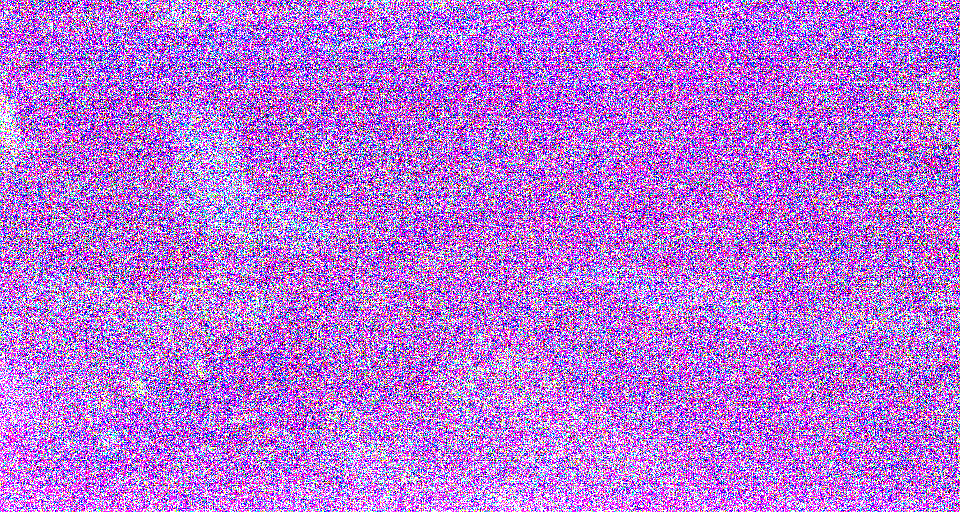
#> input picture figures/P1_input.png, 960 x 512 px; its folder holds only this picture in this run
$ python composite.py P1_input.png P_blk_raw.png
#> lines starting #> are read from the running program, lines starting #| are printed output that depends on the picture
"""Step 3 of the figure recipe: detect the magenta windows in the wireframe
background, paste the real panels into them in reading order, and overlay Times labels.
Usage: python composite.py <background.png> <out_prefix>
"""
import sys, json, numpy as np
from PIL import Image, ImageDraw, ImageFont
from scipy import ndimage

HERE = "paper_tables/figures/workflow"
bg = Image.open(sys.argv[1]).convert("RGB"); out = sys.argv[2]
#> further down, bg is the input picture: PIL image 960x512 RGB; mean R, G, B 181.9, 120.5, 215.2
a = np.array(bg).astype(int)
# pale magenta #FFCCFF with tolerance; also accept the wireframe's exact fill
mask = (abs(a[:, :, 0] - 255) < 25) & (abs(a[:, :, 1] - 204) < 40) & (abs(a[:, :, 2] - 255) < 25)
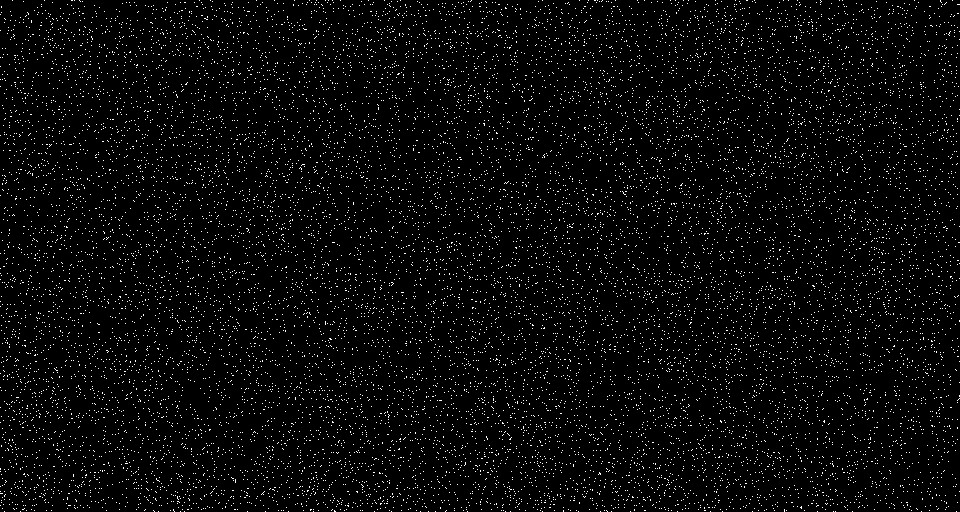
#> mask: shape (512, 960) bool; 3.4% white in thin lines or dots
lab, n = ndimage.label(mask)
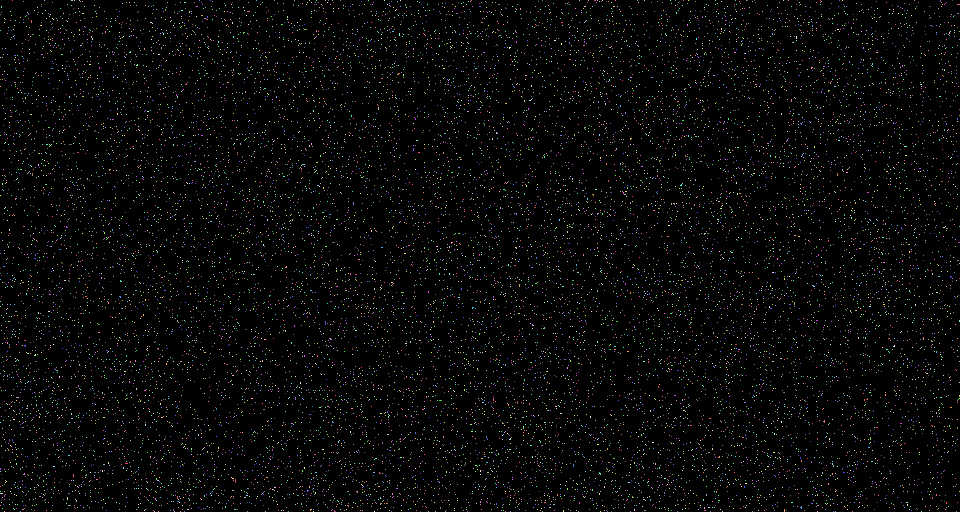
#> lab: shape (512, 960) int32; 15490 distinct labels, from 0 to 15489; one colour per label, 0 black
#> n = 15489
boxes = []
for i in range(1, n + 1):
    ys, xs = np.where(lab == i)
    if len(ys) < 0.002 * mask.size: continue                    # ignore specks
    boxes.append((xs.min(), ys.min(), xs.max(), ys.max()))
#> this loop made 15489 passes
#> (ys, xs) on passes 1 to 3: ([0], [12]), ([0], [44]), ([0, 0], [71, 72])
#> after the loop, boxes = []
print("magenta windows found:", len(boxes), [(b[2]-b[0], b[3]-b[1]) for b in boxes])
#| magenta windows found: 0 []
order = ["P1_input", "P2_output", "P3_gt", "P4_lfres", "F1_rho", "F2_ladder", "F3_kavg"]
KEY = {"P1_input": "P1", "P2_output": "P2", "P3_gt": "P3", "P4_lfres": "P4", "F1_rho": "F1", "F2_ladder": "F2", "F3_kavg": "F3"}
import os
if os.path.exists(f"{HERE}/geometry.json") and bg.size == (3360, 1180):
    # code-drawn surface: assign each detected window to the wireframe slot whose centre is nearest
    G = json.load(open(f"{HERE}/geometry.json"))
    def centre(b): return ((b[0] + b[2]) / 2, (b[1] + b[3]) / 2)
    assigned = []
    for name in order:
        gx0, gy0, gx1, gy1 = G[KEY[name]]; gc = ((gx0 + gx1) / 2, (gy0 + gy1) / 2)
        b = min(boxes, key=lambda bb: (centre(bb)[0] - gc[0]) ** 2 + (centre(bb)[1] - gc[1]) ** 2)
        assigned.append(b)
    boxes = assigned; print("placement: by geometry.json")
else:
    boxes.sort(key=lambda b: (round(b[1] / (bg.height * 0.25)), b[0])); print("placement: reading order")
#| placement: reading order
labels = ["input frame (0.033 s, shown ×20)", "model output", "reference", "low-frequency residual",
          "band-wise agreement", "local correction ceiling", "frame averaging"]
if len(boxes) != len(order):
    print("WARNING: window count mismatch; compositing the first", min(len(boxes), len(order)))
#| WARNING: window count mismatch; compositing the first 0
im = bg.copy(); d = ImageDraw.Draw(im)
TG = "/usr/share/texmf/fonts/opentype/public/tex-gyre/texgyretermes-regular.otf"
try: font = ImageFont.truetype(TG, max(26, bg.height // 36))
except Exception: font = ImageFont.load_default()
placed = []
for (x0, y0, x1, y1), name, lab_ in zip(boxes, order, labels):
    p = Image.open(f"{HERE}/{name}.png").convert("RGB")
    w, h = x1 - x0 + 1, y1 - y0 + 1
    # fit inside the window preserving aspect, centred, white letterbox
    s = min(w / p.width, h / p.height); pw, ph = int(p.width * s), int(p.height * s)
    im.paste(Image.new("RGB", (w, h), "white"), (x0, y0))
    im.paste(p.resize((pw, ph), Image.LANCZOS), (x0 + (w - pw) // 2, y0 + (h - ph) // 2))
    d.text((x0 + (w // 2), y1 + 6), lab_, fill="black", font=font, anchor="ma")
    placed.append(dict(name=name, box=[int(x0), int(y0), int(x1), int(y1)]))
im.save(f"{out}.png"); json.dump(placed, open(f"{out}_placement.json", "w"), indent=1)
print("saved", f"{out}.png", im.size)
#| saved P_blk_raw.png.png (960, 512)
